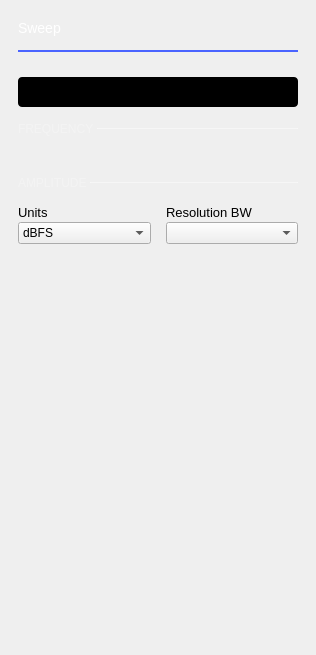
             <widget class="QWidget" name="sweepSettings">
              <layout class="QVBoxLayout" name="verticalLayout_7">
               <property name="spacing">
                <number>0</number>
               </property>
               <property name="leftMargin">
                <number>18</number>
               </property>
               <property name="topMargin">
                <number>20</number>
               </property>
               <property name="rightMargin">
                <number>18</number>
               </property>
               <property name="bottomMargin">
                <number>0</number>
               </property>
               <item>
                <layout class="QHBoxLayout" name="hLayout_title">
                 <property name="bottomMargin">
                  <number>14</number>
                 </property>
                 <item>
                  <widget class="QLabel" name="labelSettingsTitle">
                   <property name="styleSheet">
                    <string notr="true"> color: white;
    font-size: 14px;
    font-weight: normal;</string>
                   </property>
                   <property name="text">
                    <string>Sweep</string>
                   </property>
                  </widget>
                 </item>
                 <item>
                  <spacer name="horizontalSpacer_7">
                   <property name="orientation">
                    <enum>Qt::Horizontal</enum>
                   </property>
                   <property name="sizeHint" stdset="0">
                    <size>
                     <width>0</width>
                     <height>10</height>
                    </size>
                   </property>
                  </spacer>
                 </item>
                </layout>
               </item>
               <item>
                <widget class="Line" name="lineSweepSettingsTitle">
                 <property name="minimumSize">
                  <size>
                   <width>0</width>
                   <height>2</height>
                  </size>
                 </property>
                 <property name="maximumSize">
                  <size>
                   <width>16777215</width>
                   <height>2</height>
                  </size>
                 </property>
                 <property name="styleSheet">
                  <string notr="true">color: #4A64FF;</string>
                 </property>
                 <property name="frameShadow">
                  <enum>QFrame::Plain</enum>
                 </property>
                 <property name="lineWidth">
                  <number>2</number>
                 </property>
                 <property name="orientation">
                  <enum>Qt::Horizontal</enum>
                 </property>
                </widget>
               </item>
               <item>
                <spacer name="verticalSpacer_10">
                 <property name="orientation">
                  <enum>Qt::Vertical</enum>
                 </property>
                 <property name="sizeType">
                  <enum>QSizePolicy::Fixed</enum>
                 </property>
                 <property name="sizeHint" stdset="0">
                  <size>
                   <width>20</width>
                   <height>25</height>
                  </size>
                 </property>
                </spacer>
               </item>
               <item>
                <widget class="adiscope::CustomSwitch" name="logBtn">
                 <property name="styleSheet">
                  <string notr="true">QPushButton {
min-height: 30px;
max-height: 30px;
min-width: 280px;
max-width: 280px;
background-color: black;
border-radius: 4px;
}

QPushButton:disabled {
background-color: qlineargradient(spread:pad, x1:0.5, y1:0, x2:0.501, y2:0, stop:0 #727273, stop:1 #141416);
}

QWidget#handle {
min-height: 30px;
max-height: 30px;
min-width: 142px;
max-width: 142px;
background-color: #4a64ff;
border-radius: 2px;
}

QWidget#handle:disabled {
background-color: #aaaaaa;
}

QLabel {
margin-top: 6px;
background-color: transparent;
line-height: 19px;
}

QLabel#on {
margin-top: 0px;
min-height:30px;
max-height:30px;
min-width:140px;
max-width:140px;
qproperty-alignment: AlignCenter AlignCenter;
margin-left: 0px;
color: white;
}

QLabel#on:disabled {
color: rgba(255,255,255,102);
}

QLabel#off {
margin-top: 0px;
min-height:30px;
max-height:30px;
min-width:140px;
max-width:140px;
margin-left: 140px;
color: white;
qproperty-alignment: AlignCenter AlignCenter;
}

QLabel#off:disabled {
color: rgba(255,255,255,51);
}
</string>
                 </property>
                 <property name="text">
                  <string/>
                 </property>
                 <property name="leftText" stdset="0">
                  <string>Logarithmic</string>
                 </property>
                 <property name="rightText" stdset="0">
                  <string>Linear</string>
                 </property>
                 <property name="duration_ms" stdset="0">
                  <number>0</number>
                 </property>
                </widget>
               </item>
               <item>
                <layout class="QHBoxLayout" name="horizontalLayout_3">
                 <property name="spacing">
                  <number>0</number>
                 </property>
                 <property name="topMargin">
                  <number>15</number>
                 </property>
                 <item>
                  <widget class="QLabel" name="label_10">
                   <property name="sizePolicy">
                    <sizepolicy hsizetype="Maximum" vsizetype="Preferred">
                     <horstretch>0</horstretch>
                     <verstretch>0</verstretch>
                    </sizepolicy>
                   </property>
                   <property name="styleSheet">
                    <string notr="true">QLabel {
        font-size: 12px;
        color: rgba(255, 255, 255, 70)
    }</string>
                   </property>
                   <property name="text">
                    <string>FREQUENCY </string>
                   </property>
                  </widget>
                 </item>
                 <item>
                  <widget class="Line" name="line_3">
                   <property name="minimumSize">
                    <size>
                     <width>0</width>
                     <height>1</height>
                    </size>
                   </property>
                   <property name="maximumSize">
                    <size>
                     <width>16777215</width>
                     <height>1</height>
                    </size>
                   </property>
                   <property name="styleSheet">
                    <string notr="true"> border: 1px solid rgba(255, 255, 255, 70);</string>
                   </property>
                   <property name="orientation">
                    <enum>Qt::Horizontal</enum>
                   </property>
                  </widget>
                 </item>
                </layout>
               </item>
               <item>
                <layout class="QGridLayout" name="gridSweepControls">
                 <property name="leftMargin">
                  <number>0</number>
                 </property>
                 <property name="topMargin">
                  <number>15</number>
                 </property>
                 <property name="rightMargin">
                  <number>0</number>
                 </property>
                 <property name="bottomMargin">
                  <number>25</number>
                 </property>
                 <property name="spacing">
                  <number>15</number>
                 </property>
                </layout>
               </item>
               <item>
                <layout class="QHBoxLayout" name="horizontalLayout_5">
                 <property name="topMargin">
                  <number>0</number>
                 </property>
                 <item>
                  <widget class="QLabel" name="label_11">
                   <property name="sizePolicy">
                    <sizepolicy hsizetype="Maximum" vsizetype="Preferred">
                     <horstretch>0</horstretch>
                     <verstretch>0</verstretch>
                    </sizepolicy>
                   </property>
                   <property name="styleSheet">
                    <string notr="true">QLabel {
        font-size: 12px;
        color: rgba(255, 255, 255, 70)
    }</string>
                   </property>
                   <property name="text">
                    <string>AMPLITUDE </string>
                   </property>
                  </widget>
                 </item>
                 <item>
                  <widget class="Line" name="line_4">
                   <property name="minimumSize">
                    <size>
                     <width>0</width>
                     <height>1</height>
                    </size>
                   </property>
                   <property name="maximumSize">
                    <size>
                     <width>16777215</width>
                     <height>1</height>
                    </size>
                   </property>
                   <property name="styleSheet">
                    <string notr="true"> border: 1px solid rgba(255, 255, 255, 70);</string>
                   </property>
                   <property name="orientation">
                    <enum>Qt::Horizontal</enum>
                   </property>
                  </widget>
                 </item>
                </layout>
               </item>
               <item>
                <layout class="QGridLayout" name="gridLayout_5">
                 <property name="leftMargin">
                  <number>0</number>
                 </property>
                 <property name="topMargin">
                  <number>15</number>
                 </property>
                 <property name="rightMargin">
                  <number>0</number>
                 </property>
                 <property name="bottomMargin">
                  <number>0</number>
                 </property>
                 <property name="spacing">
                  <number>15</number>
                 </property>
                 <item row="0" column="1">
                  <layout class="QVBoxLayout" name="verticalLayout_9">
                   <property name="spacing">
                    <number>2</number>
                   </property>
                   <item>
                    <layout class="QHBoxLayout" name="rangeLayout">
                     <property name="spacing">
                      <number>0</number>
                     </property>
                    </layout>
                   </item>
                   <item>
                    <widget class="QLabel" name="lbl_rbw">
                     <property name="styleSheet">
                      <string notr="true"> font-size: 13px;</string>
                     </property>
                     <property name="text">
                      <string>Resolution BW</string>
                     </property>
                    </widget>
                   </item>
                   <item>
                    <widget class="QComboBox" name="cmb_rbw"/>
                   </item>
                  </layout>
                 </item>
                 <item row="0" column="0">
                  <layout class="QVBoxLayout" name="verticalLayout_5">
                   <property name="spacing">
                    <number>2</number>
                   </property>
                   <item>
                    <layout class="QHBoxLayout" name="topLayout"/>
                   </item>
                   <item>
                    <widget class="QLabel" name="lbl_units">
                     <property name="styleSheet">
                      <string notr="true"> font-size: 13px;</string>
                     </property>
                     <property name="text">
                      <string>Units</string>
                     </property>
                    </widget>
                   </item>
                   <item>
                    <widget class="QComboBox" name="cmb_units">
                     <item>
                      <property name="text">
                       <string>dBFS</string>
                      </property>
                     </item>
                    </widget>
                   </item>
                  </layout>
                 </item>
                </layout>
               </item>
               <item>
                <spacer name="verticalSpacer_6">
                 <property name="orientation">
                  <enum>Qt::Vertical</enum>
                 </property>
                 <property name="sizeType">
                  <enum>QSizePolicy::Expanding</enum>
                 </property>
                 <property name="sizeHint" stdset="0">
                  <size>
                   <width>20</width>
                   <height>411</height>
                  </size>
                 </property>
                </spacer>
               </item>
              </layout>
             </widget>
